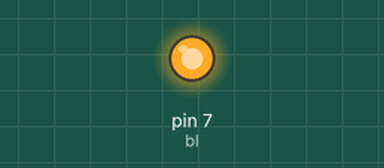
The sketch below on a simulated Arduino Uno, built with avr-gcc and run on an emulated ATmega328P. Shown: output pins drawn as LEDs (lit = HIGH).

Above: at 0.1 s.
At 3.6 s:
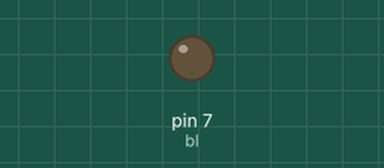
Timing chart, 0 to 5.1 s (numbered marks = the images above):
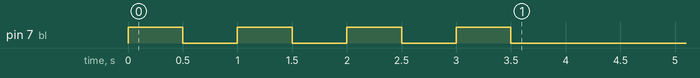

The sketch:

SchoolBell.ino
```cpp
// Pin confirguration
int bl = 7;

// Default values
double beginning = 8.00; // o'clock AM
int lessonDuration = 45 * 60000; // milliseconds
int firstBell = -5 * 60000; // 5 mins before the lesson
int secondBell = 0; // exactly when the lesson starts

void setup() {
  pinMode(bl, OUTPUT);
  first();
}

void first() {
  digitalWrite(bl, HIGH);
  delay(500);
  digitalWrite(bl, LOW);
  delay(500);

  digitalWrite(bl, HIGH);
  delay(500);
  digitalWrite(bl, LOW);
  delay(500);

  digitalWrite(bl, HIGH);
  delay(500);
  digitalWrite(bl, LOW);
  delay(500);

  digitalWrite(bl, HIGH);
  delay(500);
  digitalWrite(bl, LOW);
  delay(1200);
}

void second() {
  digitalWrite(bl, HIGH);
  delay(1000);
  digitalWrite(bl, LOW);
  delay(1000);

  digitalWrite(bl, HIGH);
  delay(1000);
  digitalWrite(bl, LOW);
  delay(1000);

  digitalWrite(bl, HIGH);
  delay(1000);
  digitalWrite(bl, LOW);
  delay(2200);
}

void third() {
  digitalWrite(bl, HIGH);
  delay(2500);
  digitalWrite(bl, LOW);
  delay(2000);

  digitalWrite(bl, HIGH);
  delay(2500);
  digitalWrite(bl, LOW);
  delay(2000);
}

void loop() {}
```
